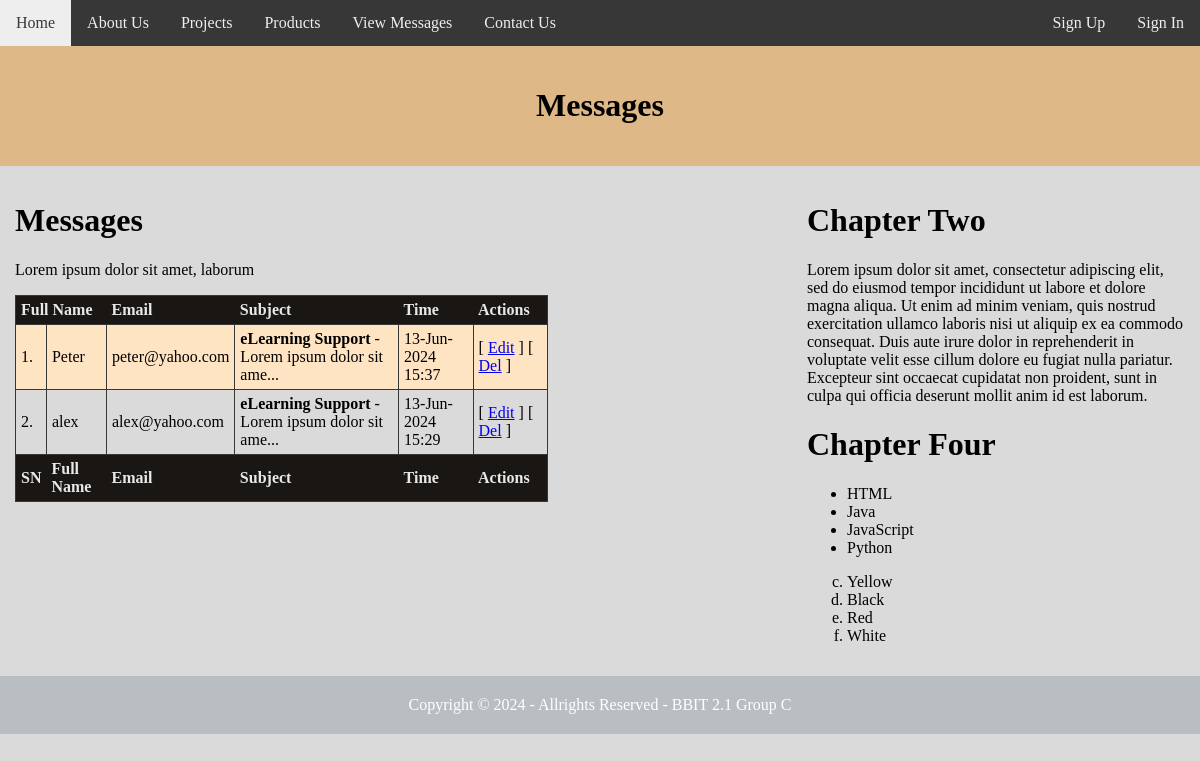
Page /view_messages.php on the committed database.
### tables this page shows
CREATE TABLE IF NOT EXISTS `messages` (
  `messageId` int(1) NOT NULL AUTO_INCREMENT,
  `sender_name` varchar(60) NOT NULL DEFAULT '',
  `sender_email` varchar(60) NOT NULL DEFAULT '',
  `subject_line` text DEFAULT NULL,
  `message` text DEFAULT NULL,
  `datecreated` datetime NOT NULL DEFAULT current_timestamp(),
  `dateupdated` datetime NOT NULL DEFAULT current_timestamp() ON UPDATE current_timestamp(),
  PRIMARY KEY (`messageId`)
);

### view_messages.php (the view, shortened to what this page needs)
<?php
    require_once("includes/db_connect.php");
    include_once("templates/header.php");
    include_once("templates/nav.php");
    ?>
<div class="header">
    <h1>Messages</h1>
</div>
<div class="row">
    <div class="content">
    <h1>Messages</h1>
    <p>Lorem ipsum dolor sit amet, laborum</p>
    <table>
        <thead>
            <tr>
                <th colspan="2">Full Name</th>
                <th>Email</th>
                <th>Subject</th>
                <th>Time</th>
                <th>Actions</th>
            </tr>
        </thead>
        <tbody>
<?php
$select_msg = "SELECT * FROM `messages` ORDER BY datecreated DESC";
$sel_msg_res = $conn->query($select_msg);
$cm=0;
if ($sel_msg_res->num_rows > 0) {
  while($sel_msg_row = $sel_msg_res->fetch_assoc()) {
    $cm++;
?>
        <tr>
            <td><?php print $cm; ?>.</td>
            <td><?php print $sel_msg_row["sender_name"]; ?></td>
            <td><?php print $sel_msg_row["sender_email"]; ?></td>
            <td><?php print '<strong>' . $sel_msg_row["subject_line"] .'</strong> - ' . substr($sel_msg_row["message"], 0, 25) . '...' ?></td>
            <td><?php print date("d-M-Y H:i", strtotime($sel_msg_row["datecreated"])); ?></td>
            <td>[ <a href="edit_msg.php?messageId=<?php print $sel_msg_row["messageId"]; ?>">Edit</a> ] [ <a href="?DelId=<?php print $sel_msg_row["messageId"]; ?>">Del</a> ]</td>
        </tr>
<?php
  }
} else {
  echo "0 results";
}
?>
</tbody>
        <thead>
            <tr>
                <th>SN</th>
                <th>Full Name</th>
                <th>Email</th>
                <th>Subject</th>
                <th>Time</th>
                <th>Actions</th>
            </tr>
        </thead>
    </table>
</div>
<?php include_once("templates/side_bar.php");?>
        </div>
<?php include_once("templates/footer.php");?>

### templates/header.php (shortened to what this page needs)
<!DOCTYPE html>
<html>
    <head>
        <link rel="stylesheet" href="css/style2.css">
    </head>
    <body>

### templates/nav.php
<div class="topnav">
    <a href="index2.php">Home</a>
    <a href="about.php">About Us</a>
    <a href="projects.php">Projects</a>
    <a href="products.php">Products</a>
    <a href="view_messages.php">View Messages</a>
    <a href="contact.php">Contact Us</a>
    <div class="topnav-right">
        <a href="signup.php">Sign Up</a>
        <a href="signin.php">Sign In</a>
    </div>
</div>

### templates/side_bar.php
<div class="side_bar">
    <h1>Chapter Two</h1>
    <p>Lorem ipsum dolor sit amet, consectetur adipiscing elit, sed do eiusmod tempor incididunt ut labore et dolore magna aliqua. Ut enim ad minim veniam, quis nostrud exercitation ullamco laboris nisi ut aliquip ex ea commodo consequat. Duis aute irure dolor in reprehenderit in voluptate velit esse cillum dolore eu fugiat nulla pariatur. Excepteur sint occaecat cupidatat non proident, sunt in culpa qui officia deserunt mollit anim id est laborum.</p>
    <h1>Chapter Four</h1>
    <ul>
        <li>HTML</li>
        <li>Java</li>
        <li>JavaScript</li>
        <li>Python</li>
    </ul>
    <ol type="a" start="3">
        <li>Yellow</li>
        <li>Black</li>
        <li>Red</li>
        <li>White</li>
    </ol>
</div>

### templates/footer.php
<div class="footer">
            Copyright &copy; <?php print date("Y"); ?> - Allrights Reserved - BBIT 2.1 Group C
        </div>
    </body>
</html>

### CSS/style2.css (style rules this page uses)
body { background-color: rgb(218, 218, 218); margin:0; }
* { box-sizing: border-box; }
.topnav { background-color: #373737; overflow: hidden; }
.topnav a { color: rgb(238, 238, 238); float: left; display: block; text-decoration: none; text-align: left; padding: 14px 16px; }
.topnav-right { float: right; }
.header { padding:20px; text-align:center; background-color: burlywood; }
.row:after { content:""; display: block; clear:both; }
.content { float:left; width:66%; padding:15px; }
.side_bar { float:left; width: 34%; padding:15px; }
.footer { background-color: rgb(45,75,89,20%); padding: 20px; text-align: center; color: white; font: size 0.7em; }
table { border:solid 1px #373737; width:70%; border-collapse:collapse; }
td { border:solid 1px #373737; padding:5px; text-align:left; }
th { background-color:rgba(0, 0,0,90%); color: rgba(255, 255,255,90%); padding:5px; text-align:left; }
tr:nth-child(odd) { background-color:bisque ; }

### rows in the picture
messages: sender_name "Peter", sender_email "peter@yahoo.com", subject_line "eLearning Support", message "Lorem ipsum dolor sit ame", datecreated "13-Jun-2024 15:37"
messages: sender_name "alex", sender_email "alex@yahoo.com", subject_line "eLearning Support", message "Lorem ipsum dolor sit ame", datecreated "13-Jun-2024 15:29"
